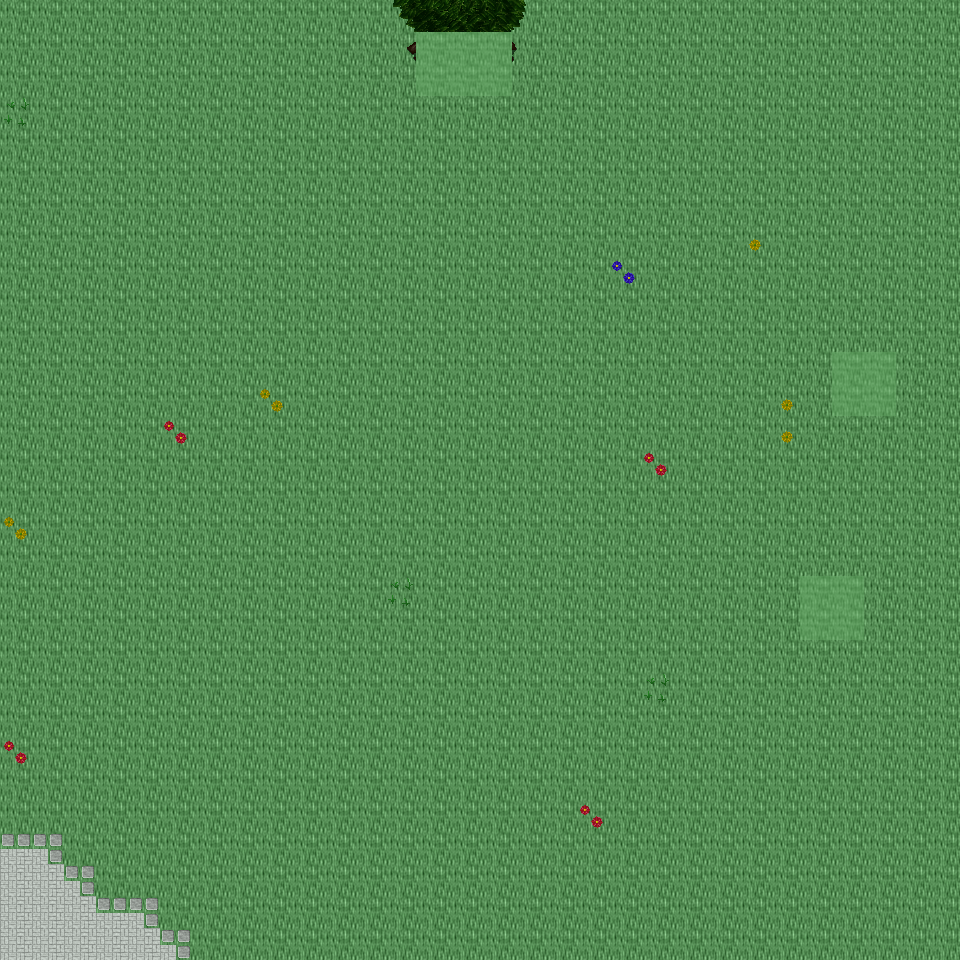

A level layout from a 2D game, rendered from its tile map. Below: a short description, then the map file with tile-grid data replaced by summaries:
An orthogonal 30x30 tile map with 32x32 px tiles, 6 tile layers (Ground, Object, Object2, Above, ...), 28 tilesets and 4 objects (4x mapExit).

<map version="1.0" orientation="orthogonal" renderorder="right-down" width="30" height="30" tilewidth="32" tileheight="32" nextobjectid="5">
  <tileset firstgid="1" name="tileset_ground_ground" tilewidth="32" tileheight="32" tilecount="33" columns="3">
    <image source="../drawable/tileset_ground_ground.png" width="96" height="352" />
  </tileset>
  <tileset firstgid="34" name="tileset_ground_water_pool" tilewidth="32" tileheight="32" tilecount="72" columns="3">
    <image source="../drawable/tileset_ground_water_pool.png" width="96" height="768" />
  </tileset>
  <tileset firstgid="106" name="tileset_plant_flower_daisy_red" tilewidth="32" tileheight="32" tilecount="8" columns="2">
    <image source="../drawable/tileset_plant_flower_daisy_red.png" width="64" height="128" />
  </tileset>
  <tileset firstgid="114" name="tileset_plant_flower_daisy_white" tilewidth="32" tileheight="32" tilecount="8" columns="2">
    <image source="../drawable/tileset_plant_flower_daisy_white.png" width="64" height="128" />
  </tileset>
  <tileset firstgid="122" name="tileset_plant_flower_daisy_yellow" tilewidth="32" tileheight="32" tilecount="8" columns="2">
    <image source="../drawable/tileset_plant_flower_daisy_yellow.png" width="64" height="128" />
  </tileset>
  <tileset firstgid="130" name="tileset_plant_flower_daisy_blue" tilewidth="32" tileheight="32" tilecount="8" columns="2">
    <image source="../drawable/tileset_plant_flower_daisy_blue.png" width="64" height="128" />
  </tileset>
  <tileset firstgid="138" name="tileset_plant_grasses" tilewidth="32" tileheight="32" tilecount="6" columns="3">
    <image source="../drawable/tileset_plant_grasses.png" width="96" height="64" />
  </tileset>
  <tileset firstgid="144" name="tileset_plant_tree_tree_darkgreen" tilewidth="32" tileheight="32" tilecount="88" columns="8">
    <image source="../drawable/tileset_plant_tree_tree_darkgreen.png" width="256" height="352" />
  </tileset>
  <tileset firstgid="232" name="tileset_ground_grass_edges" tilewidth="32" tileheight="32" tilecount="36" columns="12">
    <image source="../drawable/tileset_ground_grass_edges.png" width="384" height="96" />
  </tileset>
  <tileset firstgid="268" name="tileset_ground_grass_corners" tilewidth="32" tileheight="32" tilecount="24" columns="6">
    <image source="../drawable/tileset_ground_grass_corners.png" width="192" height="128" />
  </tileset>
  <tileset firstgid="292" name="tileset_furniture_table_long_side_on_pale" tilewidth="32" tileheight="32" tilecount="3" columns="3">
    <image source="../drawable/tileset_furniture_table_long_side_on_pale.png" width="96" height="32" />
  </tileset>
  <tileset firstgid="295" name="tileset_plant_stump_stump_brown" tilewidth="32" tileheight="32" tilecount="4" columns="2">
    <image source="../drawable/tileset_plant_stump_stump_brown.png" width="64" height="64" />
  </tileset>
  <tileset firstgid="299" name="tileset_item_sign_large" tilewidth="32" tileheight="32" tilecount="15" columns="5">
    <image source="../drawable/tileset_item_sign_large.png" width="160" height="96" />
  </tileset>
  <tileset firstgid="314" name="tileset_plant_stump_small_stump" tilewidth="32" tileheight="32" tilecount="4" columns="2">
    <image source="../drawable/tileset_plant_stump_small_stump.png" width="64" height="64" />
  </tileset>
  <tileset firstgid="318" name="tileset_building_wall_bricked_edges" tilewidth="32" tileheight="32" tilecount="25" columns="5">
    <image source="../drawable/tileset_building_wall_bricked_edges.png" width="160" height="160" />
  </tileset>
  <tileset firstgid="343" name="tileset_logic_creature_orc" tilewidth="32" tileheight="32" tilecount="6" columns="6">
    <image source="../drawable/tileset_logic_creature_orc.png" width="192" height="32" />
  </tileset>
  <tileset firstgid="349" name="tileset_logic_creature_animal" tilewidth="32" tileheight="32" tilecount="32" columns="8">
    <image source="../drawable/tileset_logic_creature_animal.png" width="256" height="128" />
  </tileset>
  <tileset firstgid="381" name="tileset_logic_item_resources" tilewidth="32" tileheight="32" tilecount="6" columns="6">
    <image source="../drawable/tileset_logic_item_resources.png" width="192" height="32" />
  </tileset>
  <tileset firstgid="387" name="tileset_logic_creature_golem" tilewidth="32" tileheight="32" tilecount="4" columns="4">
    <image source="../drawable/tileset_logic_creature_golem.png" width="128" height="32" />
  </tileset>
  <tileset firstgid="391" name="tileset_logic_collision" tilewidth="32" tileheight="32" tilecount="1" columns="1">
    <image source="../drawable/tileset_logic_collision.png" width="32" height="32" />
  </tileset>
  <tileset firstgid="392" name="tileset_object_boat" tilewidth="32" tileheight="32" tilecount="42" columns="6">
    <image source="../drawable/tileset_object_boat.png" width="192" height="224" />
  </tileset>
  <tileset firstgid="434" name="tileset_furniture_table_long_front_on_pale" tilewidth="32" tileheight="32" tilecount="3" columns="1">
    <image source="../drawable/tileset_furniture_table_long_front_on_pale.png" width="32" height="96" />
  </tileset>
  <tileset firstgid="437" name="tileset_ground_green_paving" tilewidth="32" tileheight="32" tilecount="18" columns="3">
    <image source="../drawable/tileset_ground_green_paving.png" width="96" height="192" />
  </tileset>
  <tileset firstgid="455" name="tileset_logic_protection" tilewidth="32" tileheight="32" tilecount="2" columns="2">
    <image source="../drawable/tileset_logic_protection.png" width="64" height="32" />
  </tileset>
  <tileset firstgid="457" name="tileset_furniture_bed_double_peach" tilewidth="32" tileheight="32" tilecount="8" columns="2">
    <image source="../drawable/tileset_furniture_bed_double_peach.png" width="64" height="128" />
  </tileset>
  <tileset firstgid="465" name="tileset_furniture_bed_double_red" tilewidth="32" tileheight="32" tilecount="8" columns="2">
    <image source="../drawable/tileset_furniture_bed_double_red.png" width="64" height="128" />
  </tileset>
  <tileset firstgid="473" name="tileset_logic_creature_undead_skeleton" tilewidth="32" tileheight="32" tilecount="6" columns="6">
    <image source="../drawable/tileset_logic_creature_undead_skeleton.png" width="192" height="32" />
  </tileset>
  <tileset firstgid="479" name="tileset_logic_creature_undead_specter" tilewidth="32" tileheight="32" tilecount="6" columns="6">
    <image source="../drawable/tileset_logic_creature_undead_specter.png" width="192" height="32" />
  </tileset>
  <layer name="Ground" width="30" height="30">
    <data>[900 cells, 900 non-empty, 2 distinct tile ids]</data>
  </layer>
  <layer name="Object" width="30" height="30">
    <data>[900 cells, 32 non-empty, 16 distinct tile ids]</data>
  </layer>
  <layer name="Object2" width="30" height="30">
    <data>[900 cells, 0 non-empty, 0 distinct tile ids]</data>
  </layer>
  <layer name="Above" width="30" height="30">
    <data>[900 cells, 8 non-empty, 8 distinct tile ids]</data>
  </layer>
  <layer name="Above2" width="30" height="30">
    <data>[900 cells, 0 non-empty, 0 distinct tile ids]</data>
  </layer>
  <layer name="Walkable" width="30" height="30">
    <data>[900 cells, 14 non-empty, 1 distinct tile ids]</data>
  </layer>
  <objectgroup name="MapEvents">
    <object id="1" name="north" type="mapExit" x="0" y="0" width="960" height="32">
      <properties>
        <property name="map" value="level_0_x207_y77" />
        <property name="x" value="0" />
        <property name="y" value="28" />
      </properties>
    </object>
    <object id="2" name="south" type="mapExit" x="0" y="928" width="960" height="32">
      <properties>
        <property name="map" value="level_0_x207_y79" />
        <property name="x" value="0" />
        <property name="y" value="1" />
      </properties>
    </object>
    </objectgroup>
</map>
<!-- 2 of 4 objects omitted -->
